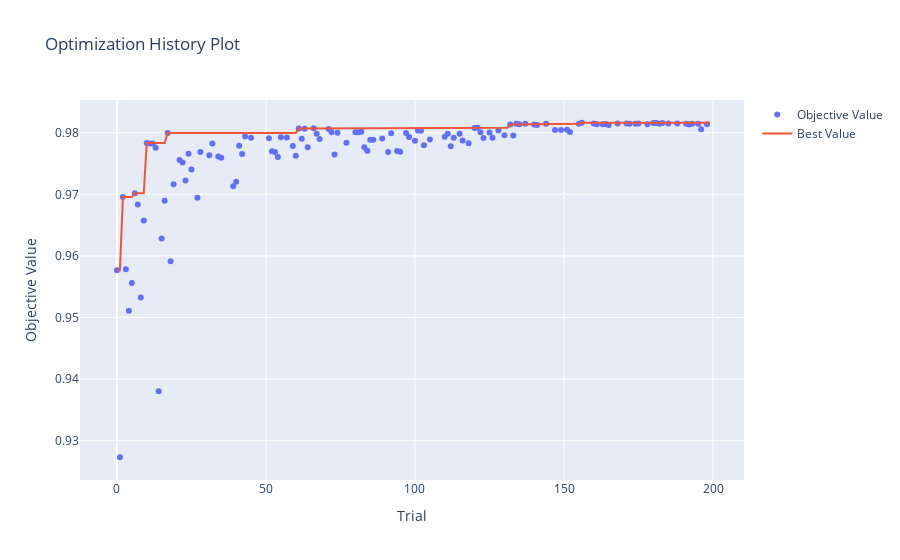

The cell this chart's notebook holds for it:
### Code cell
p_history_no_feat_eng = optuna.visualization.plot_optimization_history(study_no_feat_eng)
p_history_no_feat_eng.show()
